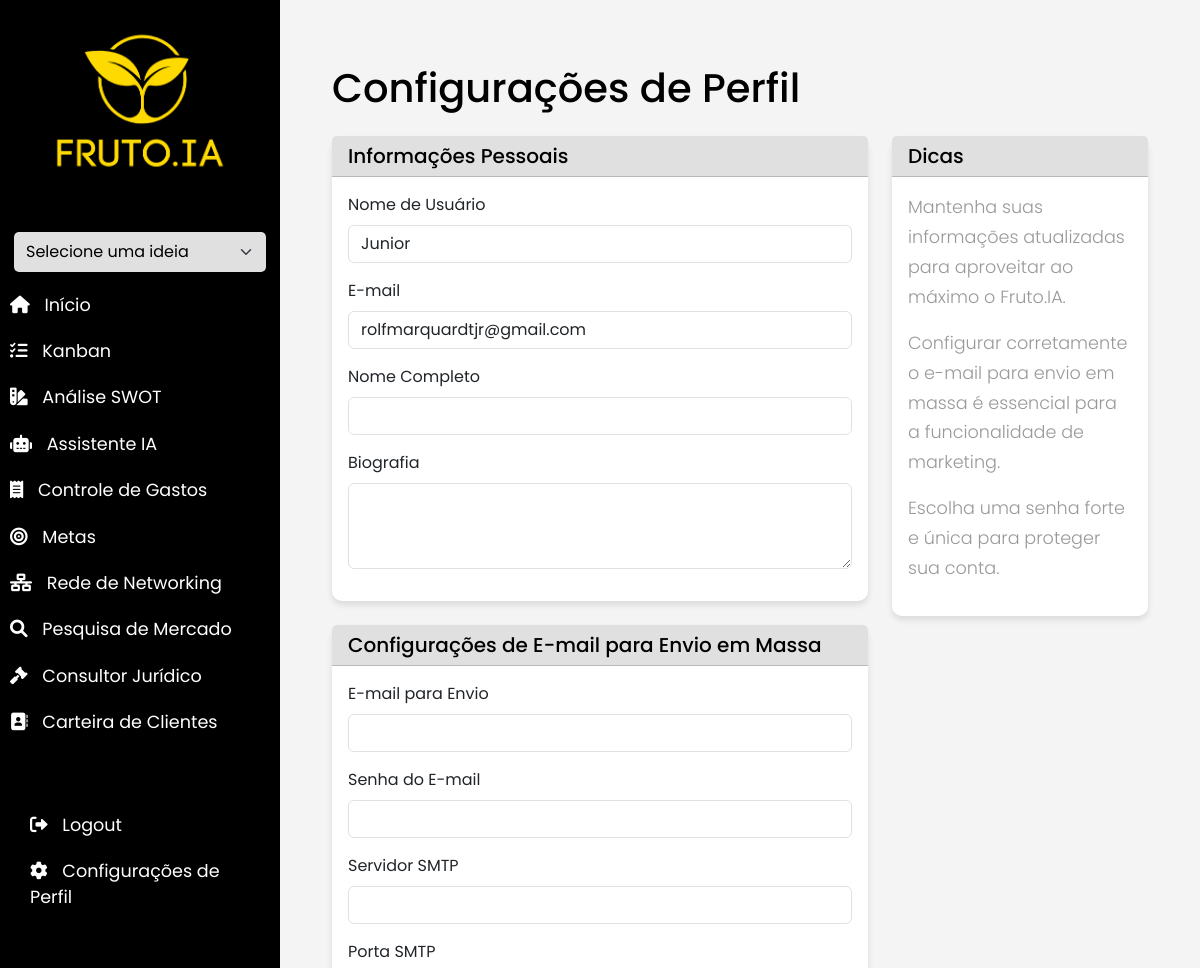
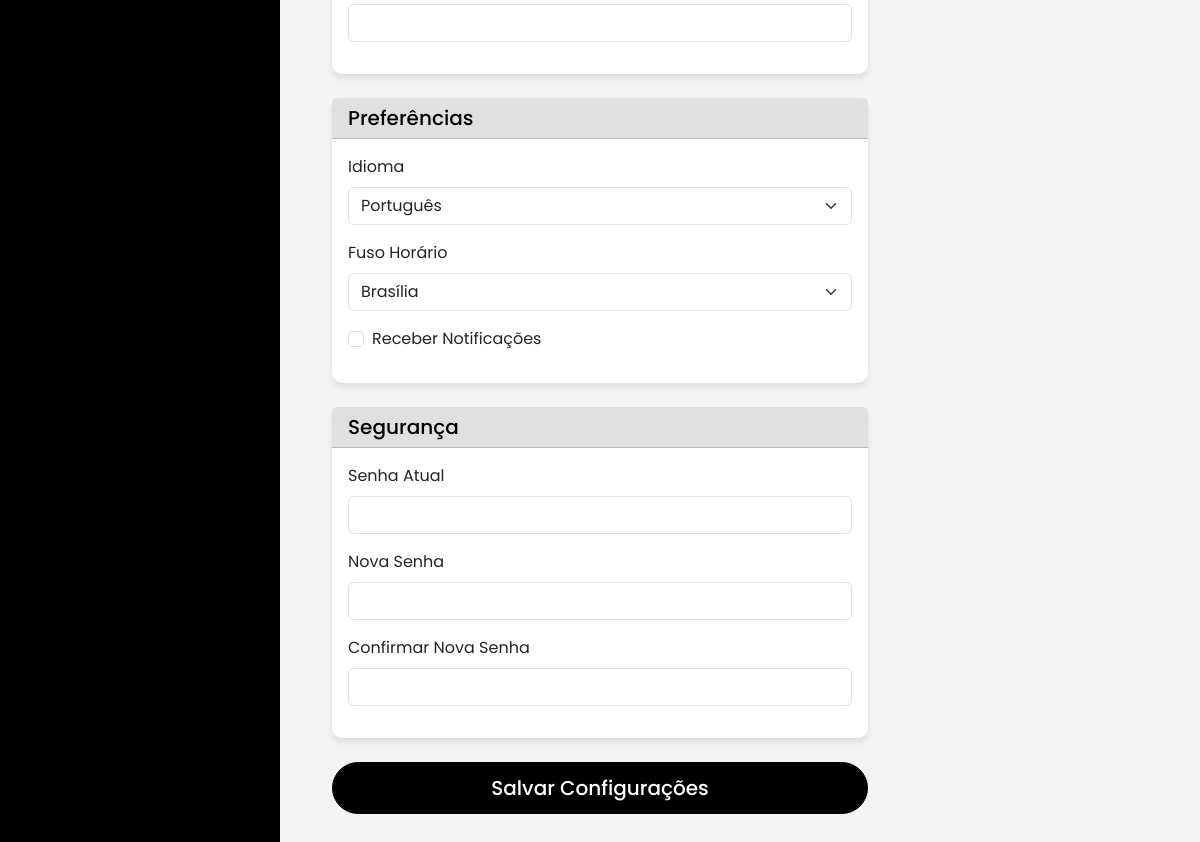
Page /profile_settings (signed in) on the committed database (2 pictures, top to bottom).
### app/models.py (models this page shows, shortened)
class User(UserMixin, db.Model):
    id = db.Column(db.Integer, primary_key=True)
    username = db.Column(db.String(64), index=True, unique=True)
    email = db.Column(db.String(120), index=True, unique=True)
    email_for_sending = db.Column(db.String(120))
    email_password = db.Column(db.String(128))  # Armazenar de forma segura!
    password_hash = db.Column(db.String(128))
    ideas = db.relationship('Idea', backref='author', lazy='dynamic')
    full_name = db.Column(db.String(100))
    bio = db.Column(db.String(200))
    smtp_server = db.Column(db.String(100))
    smtp_port = db.Column(db.Integer)
    language = db.Column(db.String(2), default='pt')
    timezone = db.Column(db.String(10), default='UTC-3')
    receive_notifications = db.Column(db.Boolean, default=True)

### app/routes.py (the view)
@main.route('/profile_settings', methods=['GET', 'POST'])
@login_required
def profile_settings():
    form = ProfileSettingsForm()
    form.original_username = current_user.username
    form.original_email = current_user.email
    if form.validate_on_submit():
        current_user.username = form.username.data
        current_user.email = form.email.data
        current_user.full_name = form.full_name.data
        current_user.bio = form.bio.data
        current_user.email_for_sending = form.email_for_sending.data
        current_user.email_password = form.email_password.data  # Considere criptografar isso!
        current_user.smtp_server = form.smtp_server.data
        current_user.smtp_port = form.smtp_port.data
        current_user.language = form.language.data
        current_user.timezone = form.timezone.data
        current_user.receive_notifications = form.receive_notifications.data
        if form.new_password.data:
            if current_user.check_password(form.current_password.data):
                current_user.set_password(form.new_password.data)
            else:
                flash('Senha atual incorreta.', 'danger')
                return redirect(url_for('main.profile_settings'))
        db.session.commit()
        flash('Suas configurações de perfil foram atualizadas.', 'success')
        return redirect(url_for('main.profile_settings'))
    elif request.method == 'GET':
        form.username.data = current_user.username
        form.email.data = current_user.email
        form.full_name.data = current_user.full_name
        form.bio.data = current_user.bio
        form.email_for_sending.data = current_user.email_for_sending
        form.smtp_server.data = current_user.smtp_server
        form.smtp_port.data = current_user.smtp_port
        form.language.data = current_user.language
        form.timezone.data = current_user.timezone
        form.receive_notifications.data = current_user.receive_notifications
    return render_template('profile_settings.html', form=form)

### app/__init__.py (called while the page is built)
def create_app():
    app = Flask(__name__, static_url_path='', static_folder='static', template_folder='templates')
    app.config.from_object(Config)
    app.config['SQLALCHEMY_DATABASE_URI'] = os.getenv('SQLALCHEMY_DATABASE_URI')
    app.config['SQLALCHEMY_TRACK_MODIFICATIONS'] = False
    db.init_app(app)
    migrate.init_app(app, db)
    login.init_app(app)
    csrf.init_app(app)
    mail.init_app(app)
    from app import routes
    app.register_blueprint(routes.main)
    from app.auth import bp as auth_bp
    app.register_blueprint(auth_bp, url_prefix='/auth')
    @login.user_loader
    def load_user(id):
        return User.query.get(int(id))
    return app

### app/routes.py (called while the page is built)
@main.context_processor
def inject_user_ideas():
    if current_user.is_authenticated:
        user_ideas = current_user.ideas.all()
        selected_idea_id = request.view_args.get('idea_id')
        return {'user_ideas': user_ideas, 'selected_idea_id': selected_idea_id}
    return {}

### app/templates/profile_settings.html (shortened to what this page needs)
{% extends "base.html" %}
{% block content %}
<div class="container">
    <h1 class="mb-4">Configurações de Perfil</h1>
    <div class="row">
        <div class="col-md-8">
            <form method="POST" action="">
                <div class="card mb-4">
                    <div class="card-header">
                        <h5 class="mb-0">Informações Pessoais</h5>
                    </div>
                    <div class="card-body">
                        <div class="mb-3">
                            {{ form.username.label(class="form-label") }}
                            {{ form.username(class="form-control") }}
                        </div>
                        <div class="mb-3">
                            {{ form.email.label(class="form-label") }}
                            {{ form.email(class="form-control") }}
                        </div>
                        <div class="mb-3">
                            {{ form.full_name.label(class="form-label") }}
                            {{ form.full_name(class="form-control") }}
                        </div>
                        <div class="mb-3">
                            {{ form.bio.label(class="form-label") }}
                            {{ form.bio(class="form-control", rows="3") }}
                        </div>
                    </div>
                </div>
                <div class="card mb-4">
                    <div class="card-header">
                        <h5 class="mb-0">Configurações de E-mail para Envio em Massa</h5>
                    </div>
                    <div class="card-body">
                        <div class="mb-3">
                            {{ form.email_for_sending.label(class="form-label") }}
                            {{ form.email_for_sending(class="form-control") }}
                        </div>
                        <div class="mb-3">
                            {{ form.email_password.label(class="form-label") }}
                            {{ form.email_password(class="form-control", type="password") }}
                        </div>
                        <div class="mb-3">
                            {{ form.smtp_server.label(class="form-label") }}
                            {{ form.smtp_server(class="form-control") }}
                        </div>
                        <div class="mb-3">
                            {{ form.smtp_port.label(class="form-label") }}
                            {{ form.smtp_port(class="form-control", type="number") }}
                        </div>
                    </div>
                </div>
                <div class="card mb-4">
                    <div class="card-header">
                        <h5 class="mb-0">Preferências</h5>
                    </div>
                    <div class="card-body">
                        <div class="mb-3">
                            {{ form.language.label(class="form-label") }}
                            {{ form.language(class="form-select") }}
                        </div>
                        <div class="mb-3">
                            {{ form.timezone.label(class="form-label") }}
                            {{ form.timezone(class="form-select") }}
                        </div>
                        <div class="mb-3 form-check">
                            {{ form.receive_notifications(class="form-check-input") }}
                            {{ form.receive_notifications.label(class="form-check-label") }}
                        </div>
                    </div>
                </div>
                <div class="card mb-4">
                    <div class="card-header">
                        <h5 class="mb-0">Segurança</h5>
                    </div>
                    <div class="card-body">
                        <div class="mb-3">
                            {{ form.current_password.label(class="form-label") }}
                            {{ form.current_password(class="form-control", type="password") }}
                        </div>
                        <div class="mb-3">
                            {{ form.new_password.label(class="form-label") }}
                            {{ form.new_password(class="form-control", type="password") }}
                        </div>
                        <div class="mb-3">
                            {{ form.confirm_new_password.label(class="form-label") }}
                            {{ form.confirm_new_password(class="form-control", type="password") }}
                        </div>
                    </div>
                </div>
                <div class="d-grid">
                    {{ form.submit(class="btn btn-primary btn-lg") }}
                </div>
            </form>
        </div>
        <div class="col-md-4">
            <div class="card">
                <div class="card-header">
                    <h5 class="mb-0">Dicas</h5>
                </div>
                <div class="card-body">
                    <p>Mantenha suas informações atualizadas para aproveitar ao máximo o Fruto.IA.</p>
                    <p>Configurar corretamente o e-mail para envio em massa é essencial para a funcionalidade de marketing.</p>
                    <p>Escolha uma senha forte e única para proteger sua conta.</p>
                </div>
            </div>
        </div>
    </div>
</div>
{% endblock %}

### app/static/css/style.css (style rules this page uses)
:root { --primary-color: #e0e0e0; --secondary-color: #e0e0e0; --background-color: #f4f4f4; --text-color: #000000; --sidebar-color: #000000; --sidebar-hover-color: #e0e0e0; --light-purple: #e0e0e0; }
body { font-family: 'Poppins', sans-serif; background-color: var(--background-color); color: var(--text-color); }
p { font-family: 'Poppins', sans-serif; font-size: 1.1em; font-weight: 300; line-height: 1.7em; color: #999; }
.card { background-color: #ffffff; border: none; border-radius: 10px; box-shadow: 0 4px 6px rgba(0, 0, 0, 0.1); transition: all 0.3s ease; }
.card-header { background-color: var(--light-purple); color: #000000; border-radius: 10px 10px 0 0; }
.btn { border-radius: 30px; padding: 10px 20px; font-weight: 500; transition: all 0.3s ease; }
.btn-primary { background-color: #000000; border-color: #000000; color: #ffffff; }
textarea.form-control { resize: vertical; }

### rows in the picture
User: username "Junior", email "rolfmarquardtjr@gmail.com", language "Português", timezone "Brasília"
